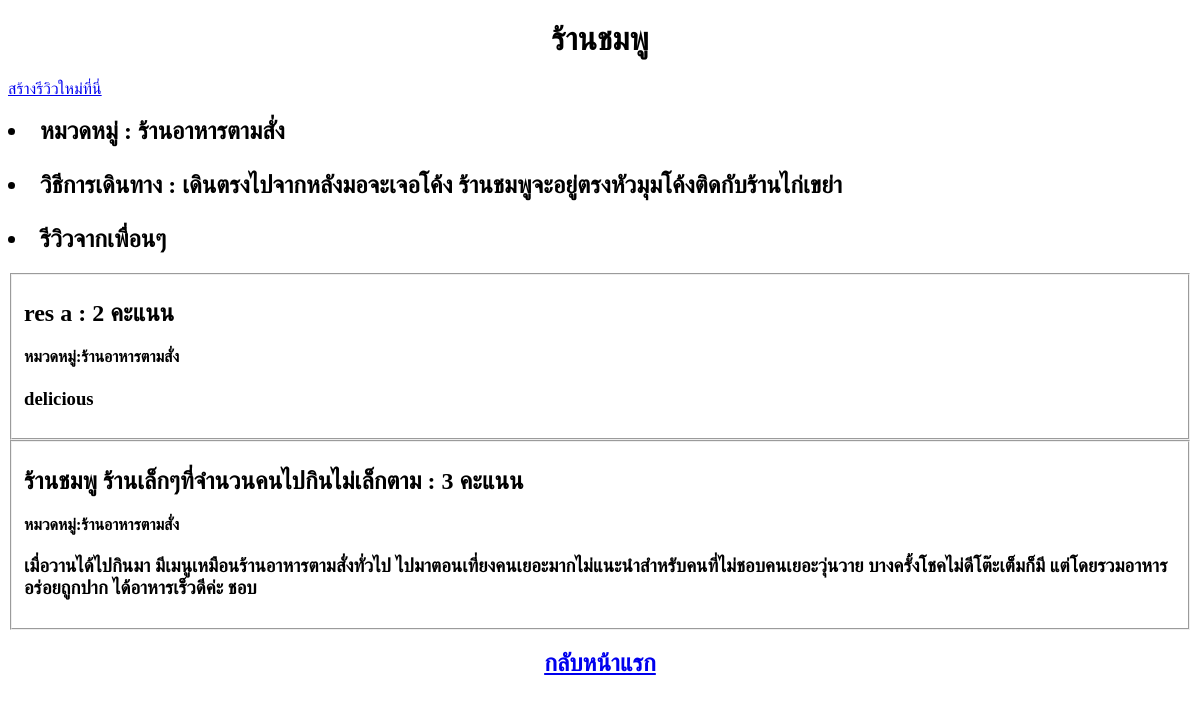
/restaurant/1/, run on an earlier commit of the app's database.
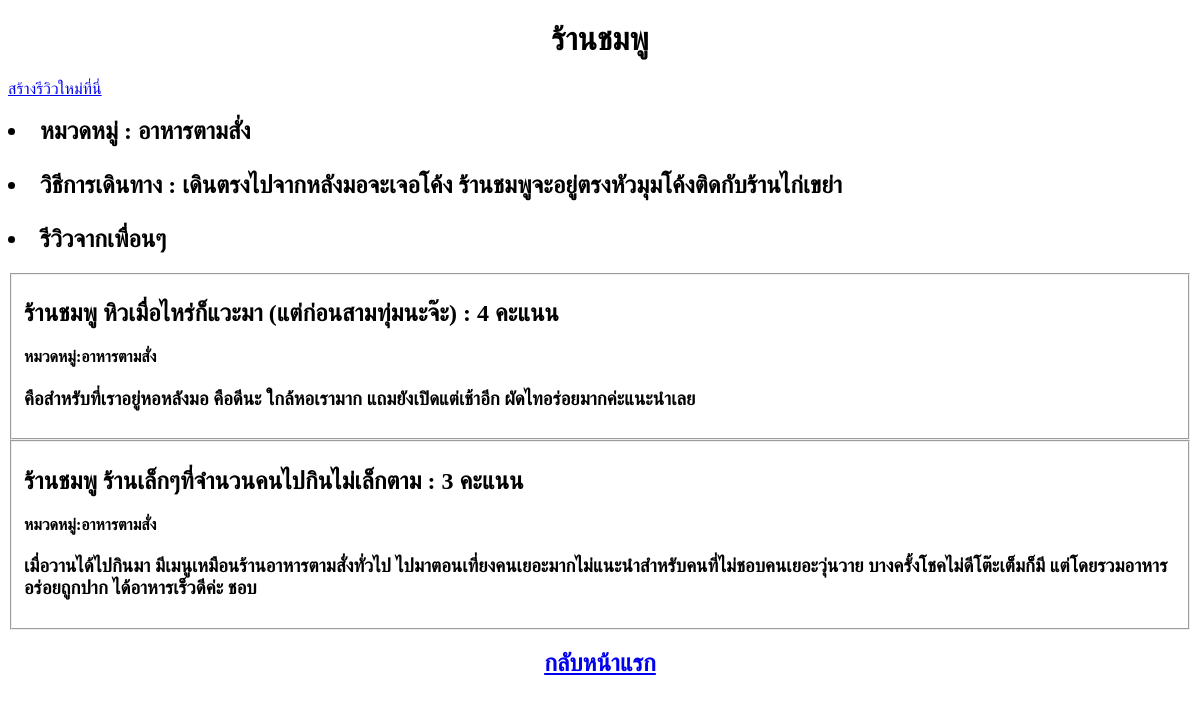
And on a later commit of the database.
### foodapp/models.py (models this page shows, shortened)
class Restaurants(models.Model):
    name_text = models.CharField(max_length=200)
    category = models.CharField(max_length = 100)
    route = models.CharField(max_length=250,default= '')
    pub_date = models.DateTimeField('date published')

class Review(models.Model):
    restaurant = models.ForeignKey(Restaurants, on_delete = models.CASCADE)
    summary_review = models.CharField(max_length = 120, default='')
    point = models.IntegerField(default = 0)
    review_text = models.CharField(max_length = 300)
    date_review = models.DateTimeField('date published')

### foodapp/views.py (the view)
# urls.py: path('restaurant/<int:res_id>/', views.show_restaurants ,name='show_res'),
def show_restaurants (request,res_id):
    res = Restaurants.objects.get(pk=res_id)
    review = res.review_set
    context = {'res': res,'lstreview':review}
    return render(request, 'foodapp/show_restaurant.html',context )

### foodapp/templates/foodapp/show_restaurant.html (shortened to what this page needs)
<!DOCTYPE html>
<html lang="en" xmlns="http://www.w3.org/1999/html">
<head>
</head>
<body>
<center><h1>{{res.name_text}}  </h1></center>
 <a href="/restaurant/{{res.id}}/create_review"> สร้างรีวิวใหม่ที่นี่ </a>
    <h2><li>หมวดหมู่ : {{res.category}}</li><br>
        <li>วิธีการเดินทาง : {{res.route}}</li><br>
        <li>รีวิวจากเพื่อนๆ</li></h2>
    {% for i in lstreview.all %}
        <fieldset>
            <h2>{{i.summary_review}} : {{i.point}} คะแนน </h2>
            <h4>หมวดหมู่:{{res.category}}
                </h4>
            <h3>
           {{i.review_text}}</h3>
        </fieldset>
    {% endfor %}
    <center><h2><a href="/">กลับหน้าแรก</a> </h2></center>
</body>
</html>

What changed in the data, as far as the page shows it:
removed Review: summary_review "res a", point "2", {{ res.category }} "ร้านอาหารตามสั่ง", review_text "delicious"
changed Restaurants "ร้านชมพู": category "ร้านอาหารตามสั่ง" → "อาหารตามสั่ง"
added Review: summary_review "ร้านชมพู หิวเมื่อไหร่ก็แวะมา (แต่ก่อนสามทุ่มนะจ๊ะ)", point "4", {{ res.category }} "อาหารตามสั่ง", review_text "คือสำหรับที่เราอยู่หอหลังมอ คือดีนะ ใกล้หอเรามาก แถมยังเปิดแต่เช้าอีก ผัดไทอร่อยมากค่ะแนะนำเลย"
